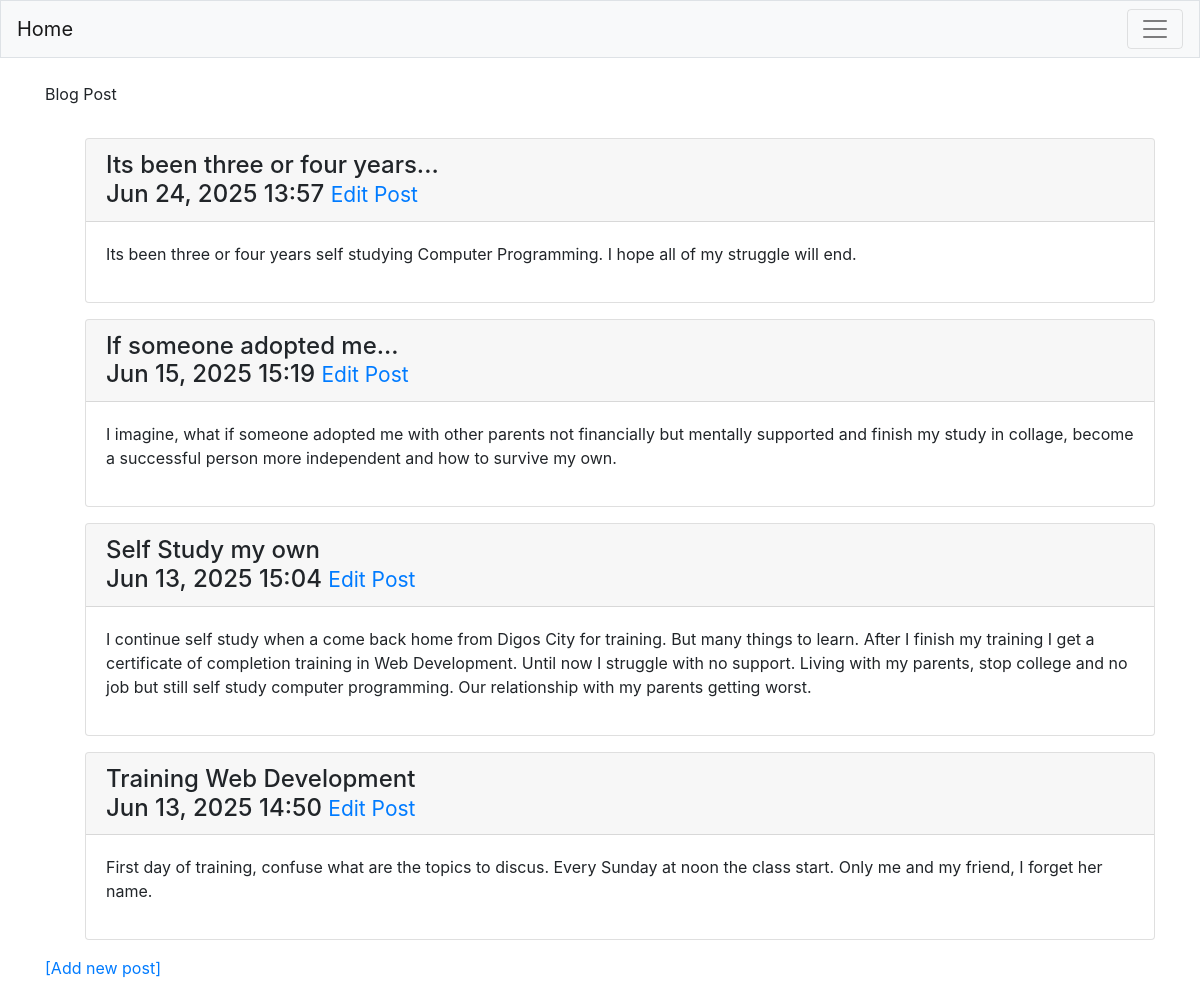
The app's page /view_all/ (signed in) with its own data.
### blogs/models.py (models this page shows, shortened)
class BlogPost(models.Model):
    title = models.CharField(max_length=200)
    text = models.TextField()
    date_added = models.DateTimeField(auto_now_add=True)
    owner = models.ForeignKey(User, on_delete=models.CASCADE)

### blogs/views.py (the view)
# urls.py: path('view_all/', views.view_all, name='view_all'),
@login_required
def view_all(request):
    blogpost = BlogPost.objects.filter(owner=request.user).order_by('-date_added')
    content = {'blog_post': blogpost}
    return render(request, 'blogs/view_all.html', content)

### blogs/templates/blogs/view_all.html
{% extends "blogs/base.html" %}
{% block page_header %}
    <p>Blog Post</p>
{% endblock page_header %}
{% block content %}
    <ul>
        {% for blog in blog_post %}
            <div class="card mb-3">
                <h4 class="card-header">
                    {{ blog.title}} <br>
                    {{ blog.date_added|date:'M d, Y H:i' }}
                    <small><a href="{% url 'blogs:edit_blog' blog.id %}">Edit Post</a></small>
                </h4>
                <div class="card-body">
                    {{ blog.text|linebreaks }}
                </div>
            </div>
        {% empty %}
            <p>No Blog Post yet. Please add new post.</p>
        {% endfor %}
    </ul>
    <p>
        <a href="{% url 'blogs:new_post' %}">[Add new post]</a>
    </p>
{% endblock content %}

### blogs/templates/blogs/base.html (shortened to what this page needs)
{% load bootstrap4 %}
{% load static %}
<!DOCTYPE html>
<html lang="en">
    <head>
    </head>
    {% bootstrap_css %}
        <link rel="stylesheet" href="{% static 'bootstrap.min.css' %}">
        <link rel="stylesheet" href="{% static 'logout_form.css' %}">
    <body>
        <nav class="navbar navbar-expand-mb navbar-light bg-light mb-4 border">
            <a class="navbar-brand" href="{% url 'blogs:index' %}">Home</a>
            <button class="navbar-toggler" type="button" data-toggle="collapse"
                data-target="#navbarCollapse" aria-controls="navbarCollapse"
                aria-expanded="false" aria-label="Toggle navigation">
                <span class="navbar-toggler-icon"></span>
            </button>
        </nav>
        <main role="main" class="container">
            <div class="pb-2 mb-2 border-botton">
                {% block page_header %}{% endblock page_header %}
            </div>
            <div>
                {% block content %}{% endblock content %}
            </div>
        </main>
    </body>
</html>

### records on screen
BlogPost: title "Its been three or four years...", date_added "Jun 24, 2025 13:57", text "Its been three or four years self studying Computer Programming. I hope all of my struggle will end."
BlogPost: title "If someone adopted me...", date_added "Jun 15, 2025 15:19", text "I imagine, what if someone adopted me with other parents not financially but mentally supported and finish my study in collage, become a successful person more independent and how to survive my own."
BlogPost: title "Self Study my own", date_added "Jun 13, 2025 15:04", text "I continue self study when a come back home from Digos City for training. But many things to learn. After I finish my training I get a certificate of completion training in Web Development. Until now I struggle with no support. Living with my parents, stop college and no job but still self study computer programming. Our relationship with my parents getting worst."
BlogPost: title "Training Web Development", date_added "Jun 13, 2025 14:50", text "First day of training, confuse what are the topics to discus. Every Sunday at noon the class start. Only me and my friend, I forget her name."
